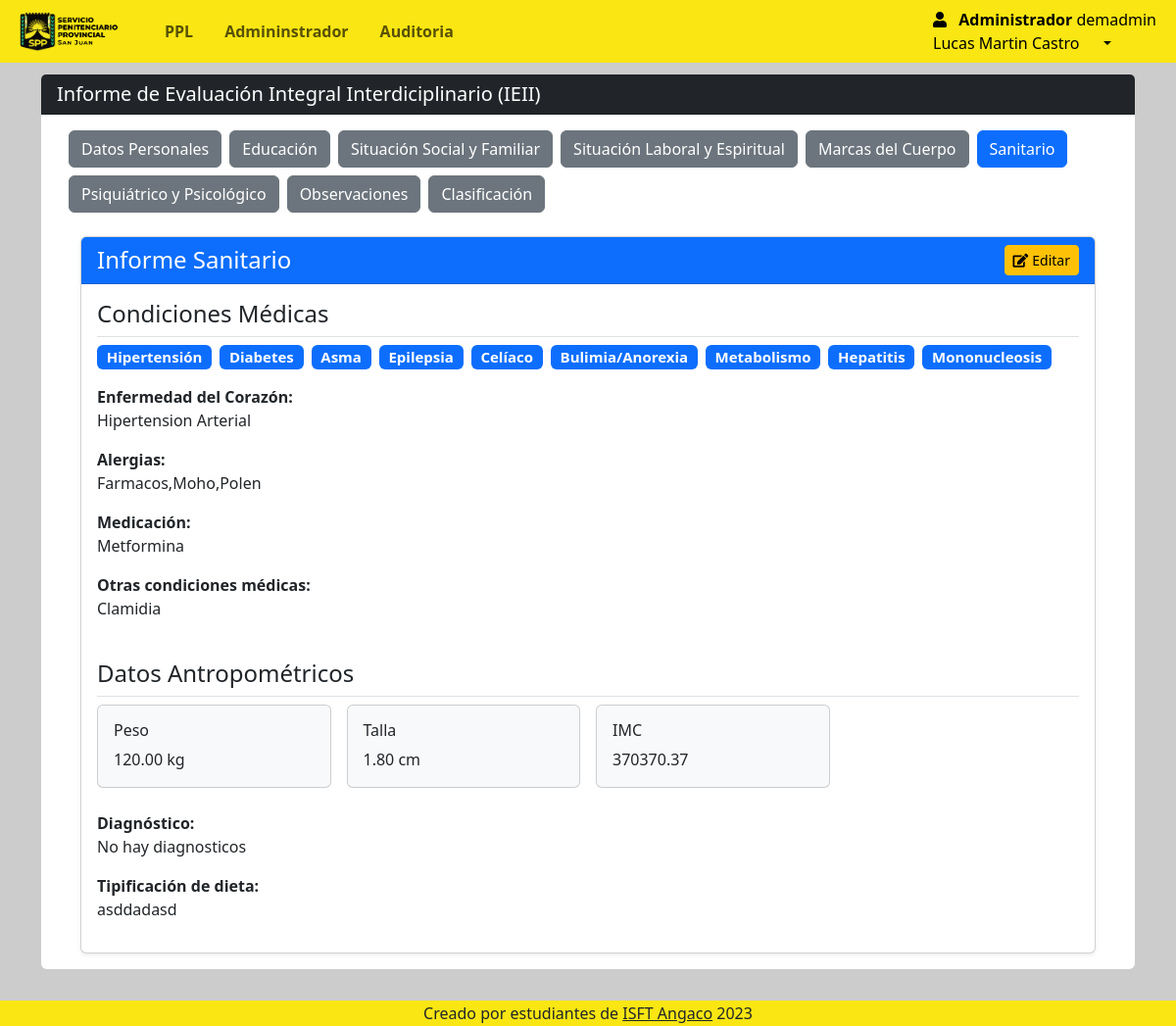
/Views/admin/ppl_informe.php?seccion=informe-sanitario&id=42 (signed in), run on the app's committed database.
### tables this page shows
CREATE TABLE `rol` (
  `id_rol` int(11) NOT NULL,
  `nombre_rol` varchar(50) NOT NULL
);

CREATE TABLE `usuarios` (
  `id_usuario` int(11) NOT NULL,
  `id_persona` int(11) NOT NULL,
  `id_rol` int(11) NOT NULL,
  `nombre_usuario` varchar(50) NOT NULL,
  `contrasena` varchar(255) NOT NULL,
  `fecha_creacion` datetime DEFAULT current_timestamp(),
  `activo` tinyint(1) DEFAULT 1
);

CREATE TABLE `datos_medicos` (
  `id` int(11) NOT NULL,
  `id_ppl` int(11) NOT NULL,
  `hipertension` tinyint(1) NOT NULL DEFAULT 0,
  `diabetes` tinyint(1) NOT NULL DEFAULT 0,
  `enfermedad_corazon` tinyint(1) NOT NULL DEFAULT 0,
  `enfermedad_corazon_cual` varchar(255) DEFAULT NULL,
  `asma` tinyint(1) NOT NULL DEFAULT 0,
  `epilepsia` tinyint(1) NOT NULL DEFAULT 0,
  `alergia` tinyint(1) NOT NULL DEFAULT 0,
  `alergia_especifique` varchar(255) DEFAULT NULL,
  `es_celiaco` tinyint(1) NOT NULL DEFAULT 0,
  `bulimia_anorexia` tinyint(1) NOT NULL DEFAULT 0,
  `medicacion` varchar(255) DEFAULT NULL,
  `metabolismo` tinyint(1) NOT NULL DEFAULT 0,
  `embarazo` tinyint(1) NOT NULL DEFAULT 0,
  `hepatitis` tinyint(1) NOT NULL DEFAULT 0,
  `mononucleosis` tinyint(1) NOT NULL DEFAULT 0,
  `otras_enfermedades` varchar(255) DEFAULT NULL,
  `peso_actual` decimal(10,2) NOT NULL,
  `talla` decimal(10,2) NOT NULL,
  `imc` decimal(10,2) NOT NULL,
  `diagnostico` varchar(255) DEFAULT NULL,
  `tipificacion_dieta` varchar(255) DEFAULT NULL
);

### Views/admin/sanitario_lista.php (the view, shortened to what this page needs)
<?php
$idppl = isset($_GET['id']) ? intval($_GET['id']) : 0;
$datos = [];
if ($idppl > 0) {
    $stmt = $db->prepare("SELECT * FROM datos_medicos WHERE id_ppl = :id_ppl");
    $stmt->bindParam(':id_ppl', $idppl);
    $stmt->execute();
    $datos = $stmt->fetch(PDO::FETCH_ASSOC) ?: [];
}
function obtenerValor($campo, $datos, $default = "No especificado")
{
    return isset($datos[$campo]) && $datos[$campo] ? htmlspecialchars($datos[$campo]) : $default;
}
function mostrarCondicion($campo, $datos, $texto)
{
    if (isset($datos[$campo]) && $datos[$campo]) {
        return "<span class='badge bg-primary'>$texto</span>";
    }
    return "";
}
?>
<div class="container mt-4">
    <div class="card shadow-sm">
        <div class="card-header bg-primary text-white d-flex justify-content-between align-items-center">
            <h4 class="mb-0">Informe Sanitario</h4>
            <?php
                if ($_SESSION['id_rol'] === 1 || $_SESSION['id_rol'] === 3) {
            ?>
                <a class="btn btn-warning ms-3 btn-sm" href='sanitario_edit.php?id=<?php echo $idppl; ?>'>
                    <i class="fas fa-edit me-1"></i>Editar
                </a>
            <?php }?>
        </div>
        <div class="card-body">
            <div class="row">
                <div class="col-12 mb-4">
                    <h4 class="border-bottom pb-2">Condiciones Médicas</h4>
                    <div class="d-flex flex-wrap gap-2 mb-3 fs-5">
                        <?php echo mostrarCondicion('hipertension', $datos, 'Hipertensión'); ?>
                        <?php echo mostrarCondicion('diabetes', $datos, 'Diabetes'); ?>
                        <?php echo mostrarCondicion('asma', $datos, 'Asma'); ?>
                        <?php echo mostrarCondicion('epilepsia', $datos, 'Epilepsia'); ?>
                        <?php echo mostrarCondicion('es_celiaco', $datos, 'Celíaco'); ?>
                        <?php echo mostrarCondicion('bulimia_anorexia', $datos, 'Bulimia/Anorexia'); ?>
                        <?php echo mostrarCondicion('metabolismo', $datos, 'Metabolismo'); ?>
                        <?php echo mostrarCondicion('hepatitis', $datos, 'Hepatitis'); ?>
                        <?php echo mostrarCondicion('mononucleosis', $datos, 'Mononucleosis'); ?>
                    </div>
                    <?php if (isset($datos['enfermedad_corazon']) && $datos['enfermedad_corazon']): ?>
                    <div class="mb-3">
                        <strong>Enfermedad del Corazón:</strong>
                        <p class="mb-0"><?php echo obtenerValor('enfermedad_corazon_cual', $datos); ?></p>
                    </div>
                    <?php endif; ?>
                    <?php if (isset($datos['alergia']) && $datos['alergia']): ?>
                    <div class="mb-3">
                        <strong>Alergias:</strong>
                        <p class="mb-0"><?php echo obtenerValor('alergia_especifique', $datos); ?></p>
                    </div>
                    <?php endif; ?>
                    <?php if ($datos['medicacion']): ?>
                    <div class="mb-3">
                        <strong>Medicación:</strong>
                        <p class="mb-0"><?php echo obtenerValor('medicacion', $datos); ?></p>
                    </div>
                    <?php endif; ?>
                    <?php if ($datos['otras_enfermedades']): ?>
                    <div class="mb-3">
                        <strong>Otras condiciones médicas:</strong>
                        <p class="mb-0"><?php echo obtenerValor('otras_enfermedades', $datos); ?></p>
                    </div>
                    <?php endif; ?>
                </div>
                <div class="col-12">
                    <h4 class="border-bottom pb-2">Datos Antropométricos</h4>
                    <div class="row g-3">
                        <div class="col-md-3">
                            <div class="card bg-light">
                                <div class="card-body">
                                    <h6 class="card-title">Peso</h6>
                                    <p class="card-text"><?php echo obtenerValor('peso_actual', $datos); ?> kg</p>
                                </div>
                            </div>
                        </div>
                        <div class="col-md-3">
                            <div class="card bg-light">
                                <div class="card-body">
                                    <h6 class="card-title">Talla</h6>
                                    <p class="card-text"><?php echo obtenerValor('talla', $datos); ?> cm</p>
                                </div>
                            </div>
                        </div>
                        <div class="col-md-3">
                            <div class="card bg-light">
                                <div class="card-body">
                                    <h6 class="card-title">IMC</h6>
                                    <p class="card-text"><?php echo obtenerValor('imc', $datos); ?></p>
                                </div>
                            </div>
                        </div>
                    </div>
                    <div class="mt-4">
                        <div class="mb-3">
                            <strong>Diagnóstico:</strong>
                            <p class="mb-0"><?php echo obtenerValor('diagnostico', $datos); ?></p>
                        </div>
                        <div class="mb-3">
                            <strong>Tipificación de dieta:</strong>
                            <p class="mb-0"><?php echo obtenerValor('tipificacion_dieta', $datos); ?></p>
                        </div>
                    </div>
                </div>
            </div>
        </div>
    </div>
</div>

### Views/admin/navbar.php (shortened to what this page needs)
<?php
require '../../conn/connection.php';
$id_rol = $_SESSION['id_rol'];
$id_usuario= $_SESSION['id_usuario'];
$query = "SELECT * FROM rol WHERE id_rol = ?";
$stmt = $conexion->prepare($query);
$stmt->bind_param("i", $id_rol);
$stmt->execute();
$result = $stmt->get_result();
if ($result && $result->num_rows > 0) {
  $rol = $result->fetch_assoc();
  $nombre_rol = $rol['nombre_rol'];
} else {
  $nombre_rol = "Usuario Desconocido";
}
?>
<!DOCTYPE html>
<html lang="es">
<head>
  <link rel="stylesheet" href="https://use.fontawesome.com/releases/v5.8.2/css/all.css">
  <link rel="stylesheet" href="../../css/style.css">
  <link href="https://cdn.jsdelivr.net/npm/bootstrap@5.3.2/dist/css/bootstrap.min.css" rel="stylesheet">
  <link rel="stylesheet" href="https://maxcdn.bootstrapcdn.com/bootstrap/4.5.2/css/bootstrap.min.css">
  <link rel="stylesheet" href="https://cdnjs.cloudflare.com/ajax/libs/twitter-bootstrap/5.3.0/css/bootstrap.min.css">
  <link rel="stylesheet" href="https://cdn.datatables.net/1.13.7/css/dataTables.bootstrap5.min.css">
  <link rel="stylesheet" type="text/css" href="https://cdn.datatables.net/1.13.1/css/dataTables.bootstrap5.min.css" />
  <link rel="stylesheet" type="text/css" href="https://cdn.datatables.net/buttons/2.3.3/css/buttons.bootstrap5.min.css" />
  <link rel="stylesheet" href="https://cdn.jsdelivr.net/npm/bootstrap@5.3.0-alpha1/dist/css/bootstrap.min.css" />
  <link rel="stylesheet" href="https://cdnjs.cloudflare.com/ajax/libs/font-awesome/6.2.1/css/all.min.css" />
  <link rel="stylesheet" href="https://cdnjs.cloudflare.com/ajax/libs/font-awesome/5.15.4/css/all.min.css">
</head>
<body>
  <div style="height:60px">
    <nav class="navbar navbar-expand-lg fixed-top my-0 py-0" style="background-color: #f9e612;">
      <div class="container-fluid ml-2 ">
        <a href="index.php" class="navbar-brand mb-0 pr-4 ">
          <img class="d-line-block align-top " src="../../img/LOGO2.ico" width="100px" style="margin-right:0px">
        </a>
        <div class="collapse navbar-collapse " id="navbarNav">
          <ul class="navbar-nav mr-auto ">
            <li class="nav-item  pr-3">
              <a class="nav-link " href="ppl_index.php"><b>PPL</b></a>
            </li>
            <?php
              if ($_SESSION['id_rol'] === 1) {
            ?>
                  <li class="nav-item  pr-3">
                    <a class="nav-link " href="admin_index.php"><b>Admininstrador</b></a>
                  </li>
            <?php
              }
            ?>
            <?php
              if ($_SESSION['id_rol'] === 1) {
            ?>
              <li class="nav-item  pr-3">
                <a class="nav-link " href="auditoria.php"><b>Auditoria</b></a>
              </li>
            <?php
              }
            ?>
          </ul>
          <form class="form-inline d-flex justify-content-end">
            <div class="collapse navbar-collapse" id="navbarNav">
              <ul class="navbar-nav">
                <li class="nav-item dropdown">
                  <a class="nav-link dropdown-toggle active" href="#" role="button" data-bs-toggle="dropdown" aria-expanded="false">
                    <i class="fas fa-user pr-2"></i>
                    <span class="mr-3">
                      <b>
                      <?php if (isset($nombre_rol)) : ?>
                        <?php echo $nombre_rol; ?>
                      <?php else : ?>
                        "Usuario Desconocido"
                      <?php endif; ?>
                      </b>
                      <span>
                        <?php if (isset($_SESSION['nombres'])) : ?>
                           <?php
                           $query = "SELECT nombre_usuario FROM usuarios WHERE activo = 1 AND id_usuario = :id_usuario";
                           $stmt = $db->prepare($query);
                           $stmt->bindParam(':id_usuario', $id_usuario, PDO::PARAM_INT);
                           $stmt->execute();
                           $usuario = $stmt->fetch(PDO::FETCH_ASSOC);
                           ?>
                          <?php echo $usuario['nombre_usuario']; ?>
                          <br>
                          <?php echo $_SESSION['nombres']; ?>
                          <?php echo $_SESSION['apellidos']; ?>
                        <?php endif; ?>
                      </span>
                    </span>
                  </a>
                </li>
            </div>
          </form>
        </div>
      </div>
    </nav>
  </div>

### css/style.css (style rules this page uses)
body { position: relative; padding-bottom: 10px; min-height: 100vh; }

### Views/admin/navbar.php (style rules this page uses)
body { background: #cccccc; }

### data on the page
rol: nombre_rol "Administrador"
usuarios: nombre_usuario "demadmin"
datos_medicos: enfermedad_corazon_cual "Hipertension Arterial", alergia_especifique "Farmacos,Moho,Polen", medicacion "Metformina", otras_enfermedades "Clamidia", peso_actual "120.00", talla "1.80", imc "370370.37", diagnostico "No hay diagnosticos", tipificacion_dieta "asddadasd"

### other printed values
$_SESSION['nombres'] "Lucas Martin"
$_SESSION['apellidos'] "Castro"
$texto "Hipertensión Diabetes Asma Epilepsia Celíaco Bulimia/Anorexia Metabolismo Hepatitis Mononucleosis"
